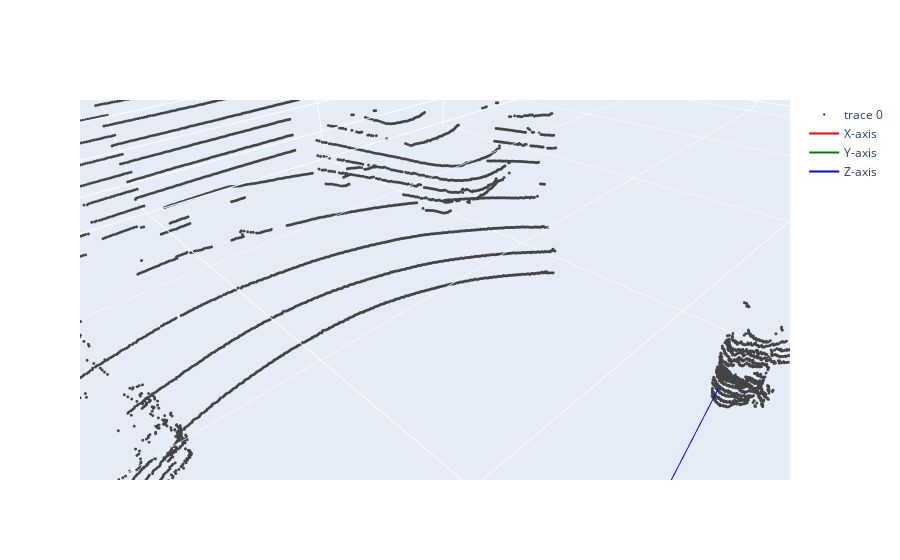
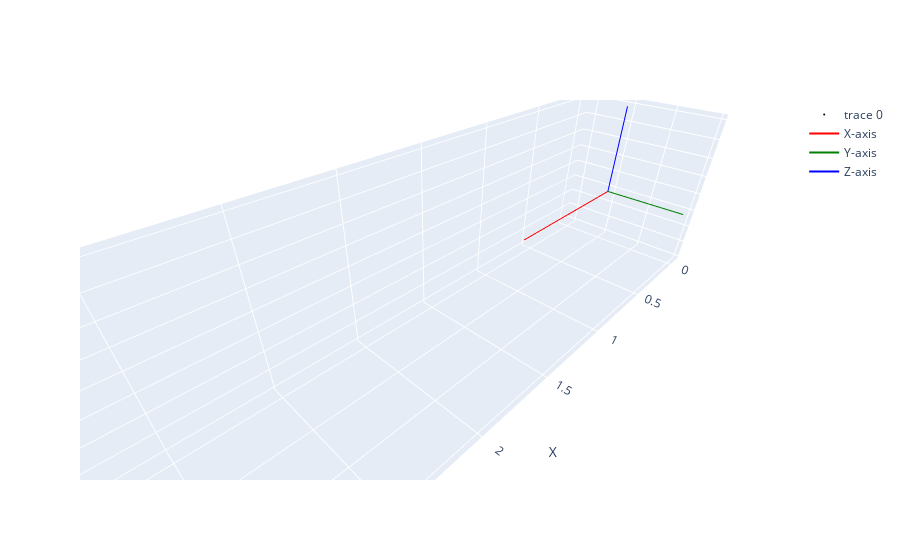

The notebook cell saved with these charts, in order:
### Markdown cell above
## Check the RoI data and save by handcraft

### Code cell
import open3d as o3d
import numpy as np
from utils.util import show_point_cloud
from tqdm import tqdm
from PIL import Image

# 1344 1397 630 359 136 164 720 925 224 286 1136 69 0 811 866 1463
idx = 27

# ---------- MAIN PIPELINE ----------
img_path = '../data/Image'
pcd_path = '../data/PCD'
whole_pcd_path = '../data/WholePCD'

# Read the point cloud file
os.makedirs(os.path.join(img_path), exist_ok=True)
os.makedirs(os.path.join(pcd_path), exist_ok=True)
os.makedirs(os.path.join(whole_pcd_path), exist_ok=True)

pcd = o3d.io.read_point_cloud(os.path.join(root, 'PCD', pcd_files[idx]))
show_point_cloud(pcd, scailing=False, intensity=False)

points = np.asarray(pcd.points)
valid_mask = np.isfinite(points).all(axis=1)
points = points[valid_mask]
np.save(f"{whole_pcd_path}/{pcd_files[idx][:6]}.npy", points)

# Set region of interest (ROI)
mask = np.ones(points.shape[0])
# velodyne
mask = np.logical_and(mask, points[:, 0] < 7)
mask = np.logical_and(mask, points[:, 0] > 1)
mask = np.logical_and(mask, points[:, 1] < 2.8)
mask = np.logical_and(mask, points[:, 1] > -2)
mask = np.logical_and(mask, points[:, 2] > -0.5)

roi_points = points[mask]
roi_pcd = o3d.geometry.PointCloud()
roi_pcd.points = o3d.utility.Vector3dVector(roi_points)

# Segment the plane using RANSAC
plane_model, inliers = roi_pcd.segment_plane(distance_threshold=0.01, ransac_n=3, num_iterations=10000)
[a, b, c, d] = plane_model
plane_points = np.asarray(roi_pcd.points)[inliers]

plane_pcd = o3d.geometry.PointCloud()
plane_pcd.points = o3d.utility.Vector3dVector(plane_points)
plane_normal = np.array([a, b, c]) / np.linalg.norm([a, b, c])
plane_center_point = np.mean(plane_points, axis=0)

plane_pcd = o3d.geometry.PointCloud()
plane_pcd.points = o3d.utility.Vector3dVector(plane_points)
show_point_cloud(plane_pcd, scailing=False, intensity=False)

np.save(f"{pcd_path}/{pcd_files[idx][:6]}.npy", np.asarray(plane_pcd.points))
img = Image.open(os.path.join(root, 'Image', img_files[idx])) 
img.save(f'{img_path}/{img_files[idx][:6]}.png')

### Figure 1 — Plotly figure (JSON) as saved in the notebook; plotly's stock layout.template omitted (floating-point values rounded to 4 significant figures; data arrays with more than 128 entries replaced by an {"elided": "..."} marker saying what was removed)
{"data": [{"marker": {"color": [], "size": 1}, "mode": "markers", "type": "scatter3d", "x": {"elided": "26087 float values"}, "y": {"elided": "26087 float values"}, "z": {"elided": "26087 float values"}}, {"line": {"color": "red"}, "mode": "lines", "name": "X-axis", "type": "scatter3d", "x": [0, 1], "y": [0, 0], "z": [0, 0]}, {"line": {"color": "green"}, "mode": "lines", "name": "Y-axis", "type": "scatter3d", "x": [0, 0], "y": [0, 1], "z": [0, 0]}, {"line": {"color": "blue"}, "mode": "lines", "name": "Z-axis", "type": "scatter3d", "x": [0, 0], "y": [0, 0], "z": [0, 1]}], "layout": {"scene": {"aspectmode": "manual", "aspectratio": {"x": 35.84, "y": 17.38, "z": 5.408}, "xaxis": {"title": {"text": "X"}}, "yaxis": {"title": {"text": "Y"}}, "zaxis": {"title": {"text": "Z"}}}}}

### Figure 2 — Plotly figure (JSON) as saved in the notebook; plotly's stock layout.template omitted (floating-point values rounded to 4 significant figures; data arrays with more than 128 entries replaced by an {"elided": "..."} marker saying what was removed)
{"data": [{"marker": {"color": [], "size": 1}, "mode": "markers", "type": "scatter3d", "x": {"elided": "411 float values"}, "y": {"elided": "411 float values"}, "z": {"elided": "411 float values"}}, {"line": {"color": "red"}, "mode": "lines", "name": "X-axis", "type": "scatter3d", "x": [0, 1], "y": [0, 0], "z": [0, 0]}, {"line": {"color": "green"}, "mode": "lines", "name": "Y-axis", "type": "scatter3d", "x": [0, 0], "y": [0, 1], "z": [0, 0]}, {"line": {"color": "blue"}, "mode": "lines", "name": "Z-axis", "type": "scatter3d", "x": [0, 0], "y": [0, 0], "z": [0, 1]}], "layout": {"scene": {"aspectmode": "manual", "aspectratio": {"x": 4.119, "y": 0.9288, "z": 1.021}, "xaxis": {"title": {"text": "X"}}, "yaxis": {"title": {"text": "Y"}}, "zaxis": {"title": {"text": "Z"}}}}}
